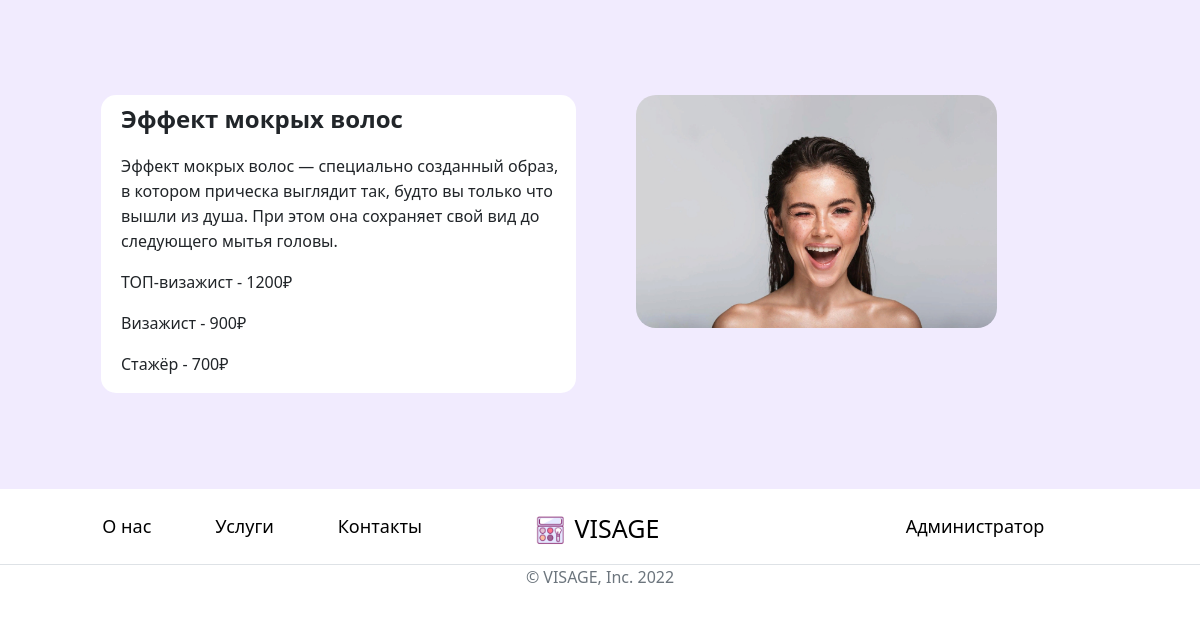
The page /service/ (lower part) on the database as committed earlier.
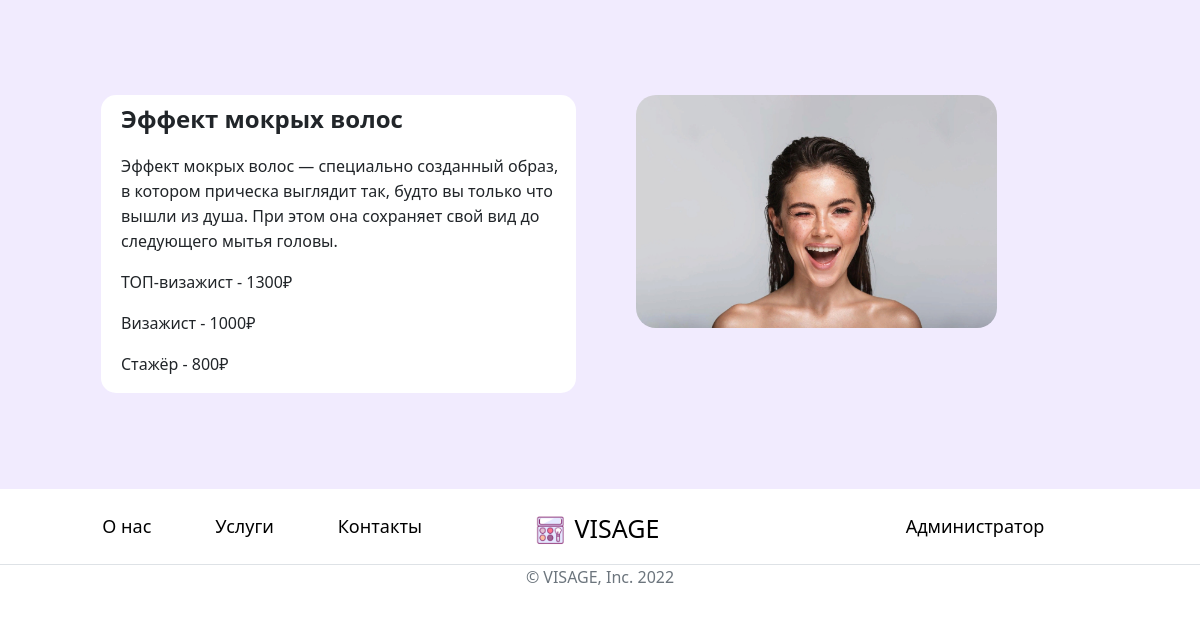
The same page on the database as committed later.
### content/models.py (models this page shows, shortened)
class Kvalifikaciya(models.Model):
    opyt = models.CharField(max_length=20, verbose_name="Опыт")
    procent = models.FloatField(verbose_name="Процент")

class Pricheski(models.Model):
    name = models.CharField(max_length=20, verbose_name="Название")
    opisanie = models.TextField(verbose_name="Описание")
    stoimost = models.IntegerField(verbose_name="Стоимость")
    foto = models.ImageField(upload_to='pricheski/')
    def __str__(self):
        return self.name

### content/views.py (the view)
# urls.py: path('service/', service, name="service"),
def service(request):
    form = ZayavkiForm()
    kvalifikaciya = Kvalifikaciya.objects.all()
    pricheski = Pricheski.objects.all()
    makeup = Makeup.objects.all()
    return render(request, 'service.html',
                  {'title': 'Услуги', "form": form, "kvalifikaciya": kvalifikaciya, "pricheski": pricheski,
                   "makeup": makeup})

### content/models.py (called while the page is built)
    def __str__(self):
        return self.name

    def __str__(self):
        return f"{self.fam}  {self.name} ({self.kvalifikaciya.opyt})"

### templates/service.html (shortened to what this page needs)
{% extends 'base.html' %}
{% load static %}
{% block content %}
    <div class="container mt-5">
    {% for i in pricheski %}
     {% if forloop.counter|divisibleby:"2" %}
      <div class="row justify-content-center">
        <div class="col-lg-5 col-md-12 me-lg-5">
        </div>
        <div class="col-lg-5 col-md-12 me-lg-5">
          <div class="row justify-content-center">
          </div>
        </div>
      </div>
         {% else %}
       <div class="row mb-5 mt-5 justify-content-center">
               <div class="col-lg-5 col-md-12">
          <div class="row justify-content-center">
            <div class="col-12 mb-5" style="background-color: white; border-radius: 15px; padding-left: 20px;">
              <h4 style="margin-top: 10px; margin-bottom: 20px;"><b>{{ i.name }}</b></h4>
              <p>{{ i.opisanie|safe  }}</p>
                {% for j in kvalifikaciya %}
                    <p>{{ j.opyt }} - {{  j.procent|add:i.stoimost }}₽</p>
                {% endfor %}
            </div>
          </div>
        </div>
           <div class="col-lg-5 col-md-12 ms-lg-5">
                <img src="{{ i.foto.url }}" style="width: 80%; border-radius: 20px;">
            </div>
      </div>
        {% endif %}
     {% endfor %}
    </div>
{% endblock %}

Rows that differ between the two databases and show on the page:
changed through a linked row, Kvalifikaciya "ТОП-визажист": procent|add "1200" → "1300"
changed through a linked row, Kvalifikaciya "Визажист": procent|add "900" → "1000"
changed through a linked row, Kvalifikaciya "Стажёр": procent|add "700" → "800"
